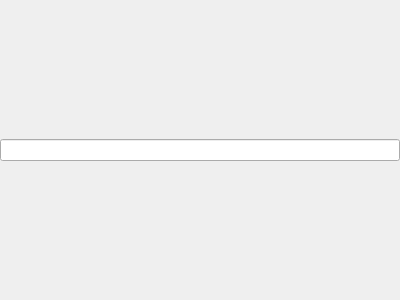
<?xml version="1.0" encoding="UTF-8"?>
<ui version="4.0">
  <class>SearchBox</class>
  <widget class="QWidget" name="SearchBox">
    <property name="geometry">
      <rect>
        <x>0</x>
        <y>0</y>
        <width>400</width>
        <height>300</height>
      </rect>
    </property>
    <property name="windowTitle">
      <string>Form</string>
    </property>
    <layout class="QHBoxLayout" name="layout">
      <property name="spacing">
        <number>0</number>
      </property>
      <property name="leftMargin">
        <number>0</number>
      </property>
      <property name="topMargin">
        <number>0</number>
      </property>
      <property name="rightMargin">
        <number>0</number>
      </property>
      <property name="bottomMargin">
        <number>0</number>
      </property>
      <item>
        <widget class="QLineEdit" name="searchBox">
          <property name="sizePolicy">
            <sizepolicy hsizetype="Expanding" vsizetype="Fixed">
              <horstretch>0</horstretch>
              <verstretch>0</verstretch>
            </sizepolicy>
          </property>
        </widget>
      </item>
    </layout>
  </widget>
  <resources />
  <connections />
</ui>
